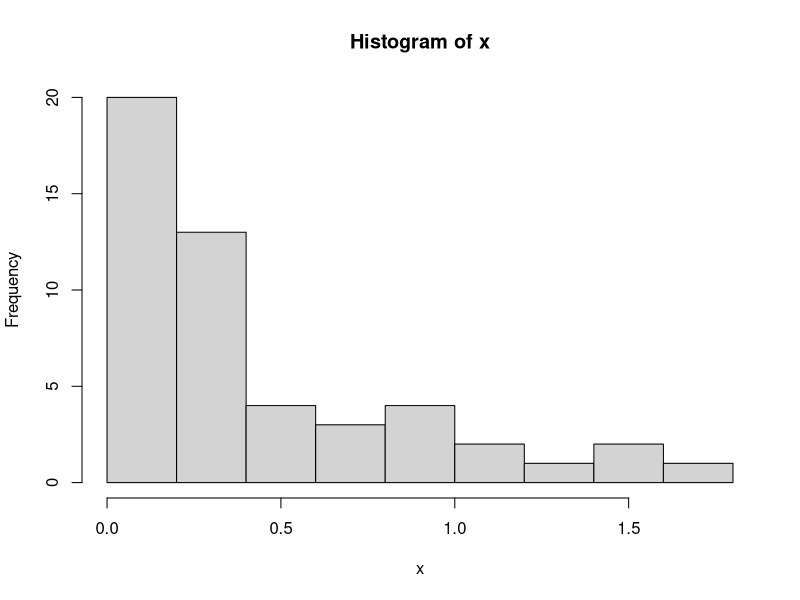
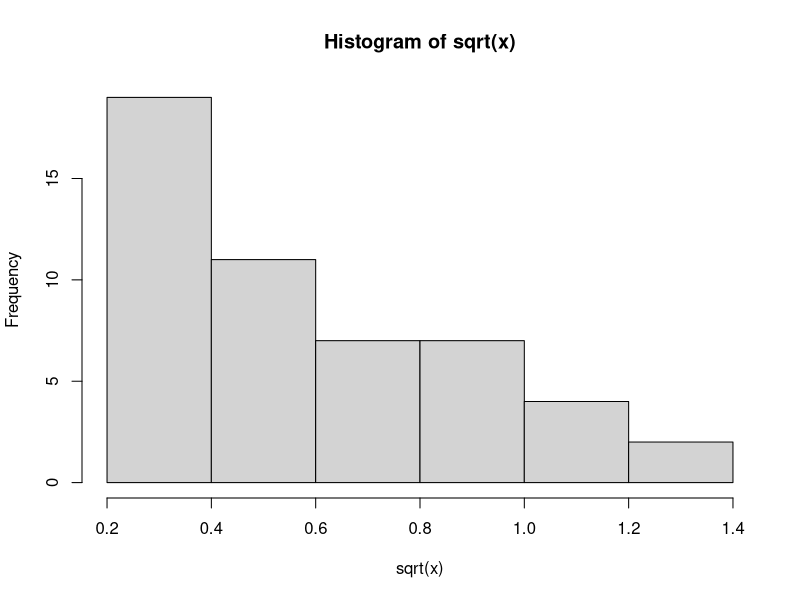
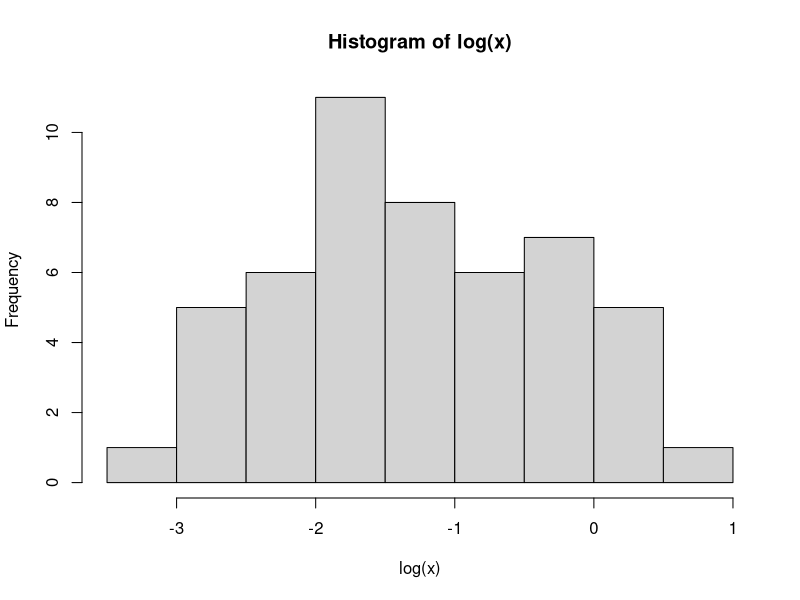

Generate these figures, in order, with R:
1/0 # Inf 무한대
-1/0 # -Inf 무한대

0/0
log(-1)
sqrt(-4)

# Inf 무한대
# NA 결측치
# NaN 계산불가

math <- c(70,80,90,80,60)
eng <- c(80,85,90,85,95)

eng / 3 # 실수가 출력
eng %/% 3 # 몫
eng %% 3 # 나머지 (계통추출)

sqrt(math) #제곱근 0.5승
math^0.5

x <- rexp(50, 2)
hist(x)
hist(sqrt(x))
hist(log(x))

mean(math) # 평균
median(math) # 중앙값

var(math) #분산
sd(math) #표준편차
IQR(math) #사분위범위
range(math) # 범위

quantile(math) # 분위수
quantile(math, p=seq(0,1,0.1))
